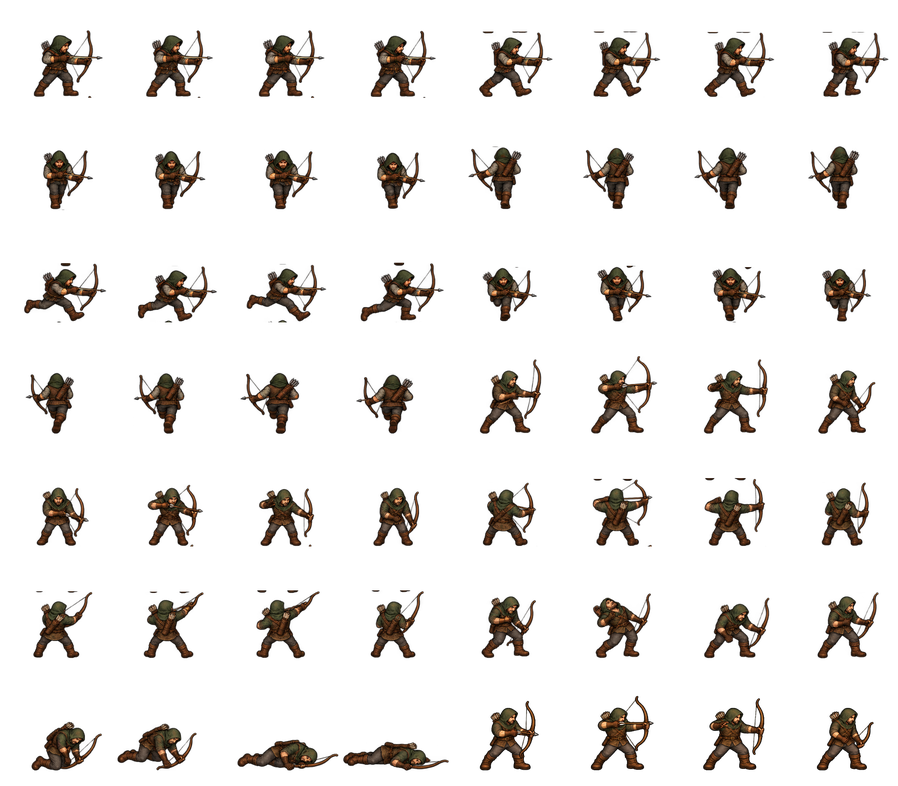
#> input picture assets/art/modular/bow/reference.png, 898 x 786 px, shrunk from 2048 x 1792 before the run, found by its file name
$ python measure_layer_registration.py reference.png armor.png out.json
#> lines starting #> are read from the running program, lines starting #| are printed output that depends on the picture
"""Read-only image measurements; emit registration metadata, never edit artwork.

Match a separated gear layer to its original dressed pose reference. The output
is a candidate for visual inspection, not an automatic approval of an asset.
Usage: python tools/measure_layer_registration.py reference.png armor.png out.json
       --min-scale 0.5 --max-scale 0.85
"""
import argparse
import json
import numpy as np
from PIL import Image


def measure(reference, gear, lo, hi):
    width, height = reference.size
    cell_w, cell_h = width // 8, height // 7
    answer = []
    for index in range(56):
        x, y = index % 8 * cell_w, index // 8 * cell_h
        target = np.asarray(reference.crop((x, y, x + cell_w, y + cell_h)), dtype=np.float32)
        source = np.asarray(gear.crop((x, y, x + cell_w, y + cell_h)), dtype=np.float32)
        ys, xs = np.nonzero(source[:, :, 3] > 200)
        if not len(xs):
            answer.append({"index": index, "empty": True})
            continue
        # Deterministic coverage sampling includes the gear silhouette.
        selected = np.linspace(0, len(xs) - 1, min(180, len(xs))).astype(int)
        points = np.stack((xs[selected], ys[selected]), axis=1)
        colors = source[ys[selected], xs[selected], :3] / 255
        bbox_min = np.array([xs.min(), ys.min()])
        bbox_max = np.array([xs.max(), ys.max()])
        best = (float("inf"), None, None)
        for scale in np.linspace(lo, hi, 13):
            dimensions = (bbox_max - bbox_min) * scale
            if dimensions[0] >= cell_w or dimensions[1] >= cell_h:
                continue
            grid_x, grid_y = np.meshgrid(
                np.arange(0, cell_w - dimensions[0], 3),
                np.arange(0, cell_h - dimensions[1], 3),
            )
            origins = np.stack((grid_x.ravel(), grid_y.ravel()), axis=1)
            relative = (points - bbox_min) * scale
            samples = np.rint(origins[:, None, :] + relative[None, :, :]).astype(int)
            samples[:, :, 0] = np.clip(samples[:, :, 0], 0, cell_w - 1)
            samples[:, :, 1] = np.clip(samples[:, :, 1], 0, cell_h - 1)
            pixels = target[samples[:, :, 1], samples[:, :, 0]]
            difference = np.abs(pixels[:, :, :3] / 255 - colors[None, :, :]).mean(axis=2)
            # An opaque item cannot match transparent background.
            difference += (1 - pixels[:, :, 3] / 255) * 1.5
            losses = difference.mean(axis=1)
            winner = int(losses.argmin())
            if losses[winner] < best[0]:
                best = (float(losses[winner]), float(scale), origins[winner] - bbox_min * scale)
        loss, scale, offset = best
        if scale is None:
            answer.append({"index": index, "unmatched": True})
            continue
        # Runtime mapping: world = scale*(point-pivot). Target mapping:
        # target = scale*point+offset, with the reference foot at (128,220).
        foot = np.array([cell_w * .5, cell_h * .859375])
        pivot = (foot - offset) / scale
        answer.append({"index": index, "scale": scale, "pivot": pivot.tolist(), "score": loss})
    return answer


if __name__ == "__main__":
    parser = argparse.ArgumentParser()
    parser.add_argument("reference")
    parser.add_argument("layer")
    parser.add_argument("output")
    parser.add_argument("--min-scale", type=float, default=.5)
    parser.add_argument("--max-scale", type=float, default=.85)
    args = parser.parse_args()
    reference = Image.open(args.reference).convert("RGBA")
#> reference is the input picture: PIL image 898x786 RGBA; mean R, G, B, A 8.8, 5.9, 3.6, 31.8
    layer = Image.open(args.layer).convert("RGBA")
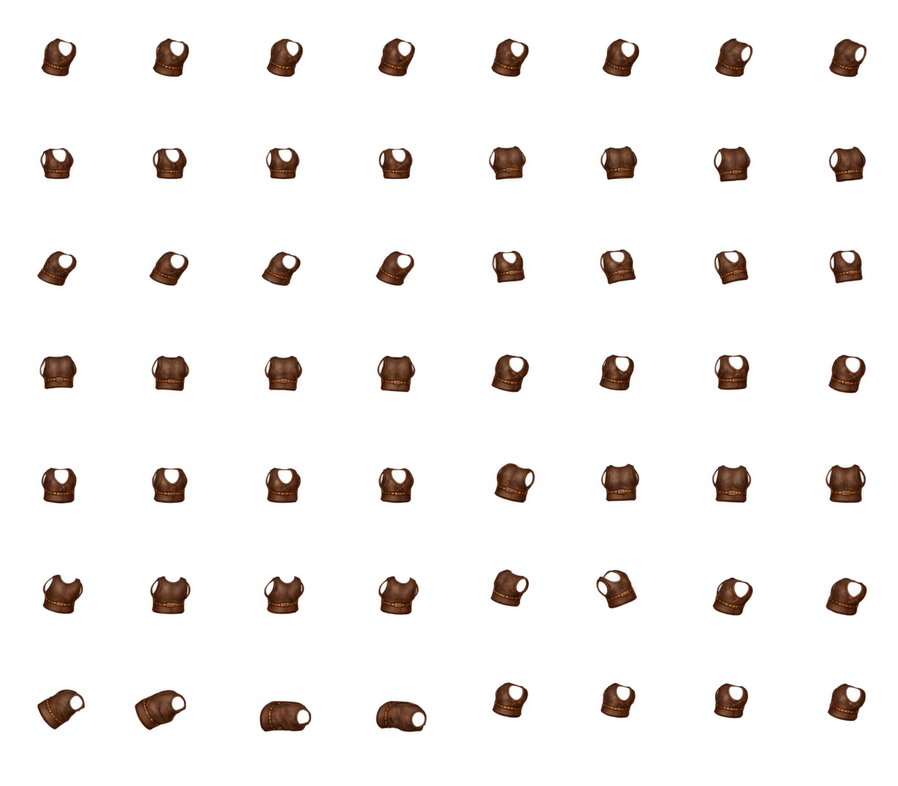
#> input picture assets/art/modular/bow/armor.png, 898 x 786 px, shrunk from 2048 x 1792 before the run, found by its file name
#> layer is the input picture: PIL image 898x786 RGBA; mean R, G, B, A 8.3, 3.8, 2, 17.9
    if reference.size != layer.size:
        raise SystemExit("Normalize coordinate spaces before measurement")
    measurements = measure(reference, layer, args.min_scale, args.max_scale)
#> the loop in measure, `for index in range(56):` made 56 passes
#> (bbox_min, bbox_max) on passes 1 to 12: ([42, 39], [75, 75]), ([41, 39], [75, 75]), ([43, 39], [77, 75]), ([43, 39], [78, 75]), ([44, 39], [79, 75]), ([43, 39], [78, 75]), ([44, 39], [79, 75]), ([46, 39], [81, 75]), ([41, 36], [72, 66]), ([41, 36], [73, 65]), ([43, 36], [74, 66]), ([43, 37], [75, 66])
#> pass 1, in measure, `target = np.asarray(reference.crop((x, y, x + cell_w, y + cell_h)), dt..`:
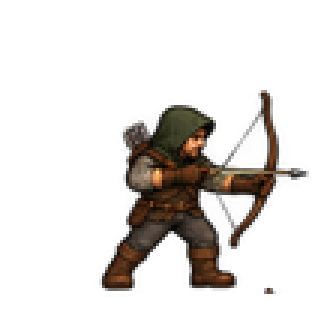
#> target: shape (112, 112, 4) float32 (shown 3 times larger); mean R, G, B, A 10.1, 6.9, 4.3, 36.3; transparent parts drawn white
#> pass 1, in measure, `source = np.asarray(gear.crop((x, y, x + cell_w, y + cell_h)), dtype=n..`:
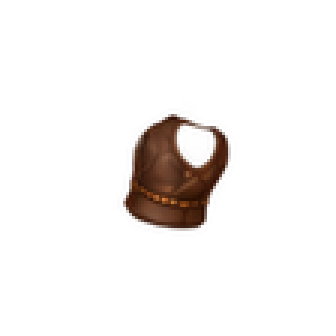
#> source: shape (112, 112, 4) float32 (shown 3 times larger); mean R, G, B, A 7, 3.2, 1.6, 16.4; transparent parts drawn white
#> pass 2, in measure, `target = np.asarray(reference.crop((x, y, x + cell_w, y + cell_h)), dt..`:
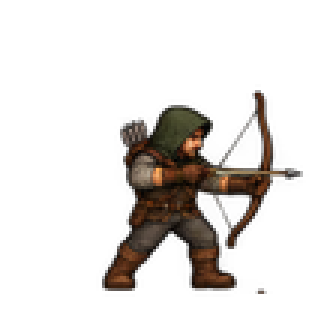
#> target: shape (112, 112, 4) float32 (shown 3 times larger); mean R, G, B, A 10.1, 6.8, 4.3, 36; transparent parts drawn white
#> pass 2, in measure, `source = np.asarray(gear.crop((x, y, x + cell_w, y + cell_h)), dtype=n..`:
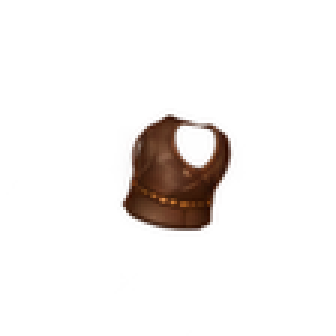
#> source: shape (112, 112, 4) float32 (shown 3 times larger); mean R, G, B, A 7.5, 3.5, 1.7, 17.4; transparent parts drawn white
#> after the loop in measure, `for index in range(56):`:
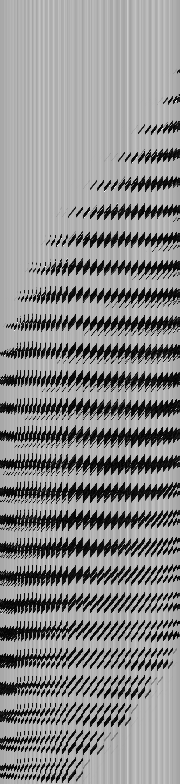
#> difference: shape (784, 180) float32; min 0.00131, max 2.42, mean 1.33; drawn with min black and max white
#> after the loop in measure, `for index in range(56):`: answer = 56 items
#> measurements = 56 items
    with open(args.output, "w", encoding="utf8") as output:
        json.dump(measurements, output, indent=2)
    print(f"Measured {len(measurements)} frames; inspect all candidate transforms.")
#| Measured 56 frames; inspect all candidate transforms.
